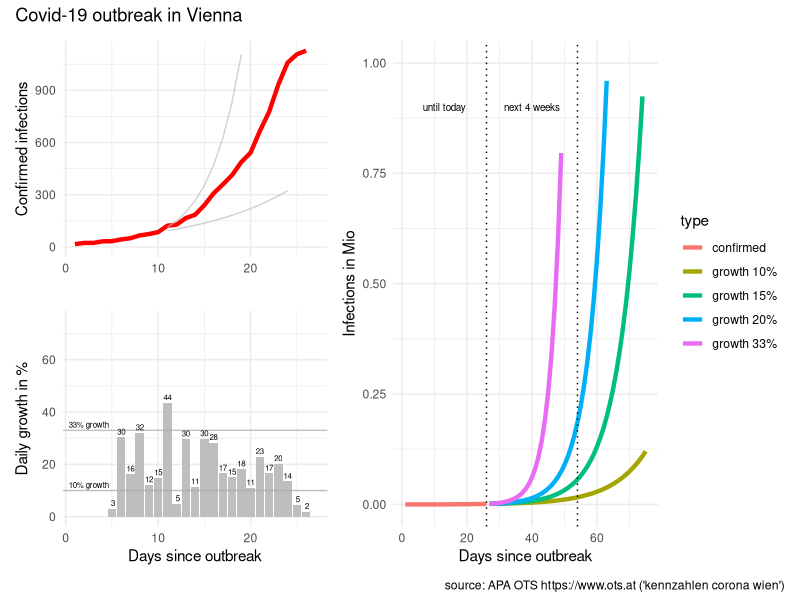
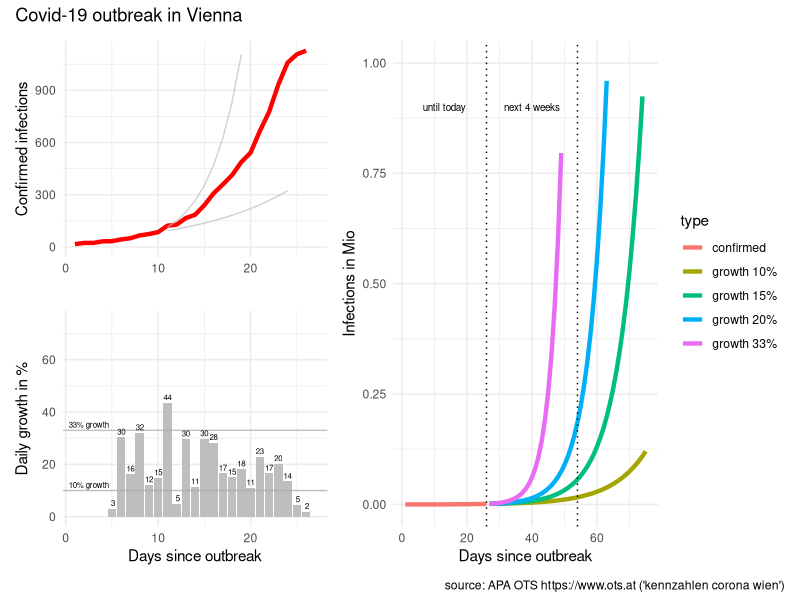

The R source for these figures, in order:
# packages
library(tidyverse)
library(scales)
library(patchwork)

# reported infections
# source: APA OTS (https://www.ots.at)
# keywords: "kennzahlen corona wien"
infected <- c(
   16, #"2020-03-05"
   23, #"2020-03-06"
   23, #"2020-03-07"
   32, #"2020-03-08"
   33, #"2020-03-09"
   43, #"2020-03-10"
   50, #"2020-03-11"
   66, #"2020-03-12"
   74, #"2020-03-13"
   85, #"2020-03-14"
  122, #"2020-03-15"
  128, #"2020-03-16"
  166, #"2020-03-17"
  185, #"2020-03-18"
  240, #"2020-03-19"
  308, #"2020-03-20"
  359, #"2020-03-21"
  413, #"2020-03-22"
  488, #"2020-03-23"
  542, #"2020-03-24"
  666, #"2020-03-25"
  776, #"2020-03-26"
  933, #"2020-03-27"
 1059, #"2020-03-28"
 1107, #"2020-03-29"
 1128  #"2020-03-30"
)

# prepare data
data <- tibble(infected = infected)

data <- data %>% 
  mutate(type = "confirmed",
         day = row_number()) %>% 
  arrange(day) %>% 
  mutate(new_abs = infected - lag(infected),
         new_pct = new_abs / lag(infected) * 100)

# predict
predict_corona <- function(data, infection_rate, days)  {
  
  future <- seq(from = max(data$day) + 1, to = max(data$day)+days-1)
  infected_all <- NULL
  infected_act <- max(data$infected)
  infected_predict <- NULL
  for (i in seq_along(future))  {
    infected_act <- infected_act * infection_rate
    infected_all <- c(infected_all, infected_act)
  }
  
  data2 <- tibble(type = paste0("growth ", (infection_rate-1)*100,"%"),
                  day = future, 
                  infected = infected_all)
  data2
  
} # predict_corona

# predict for different growth
predict_days <- 50 #57

data_50 <- data %>% 
  predict_corona(infection_rate = 1.50, days = predict_days)

data_40 <- data %>% 
  predict_corona(infection_rate = 1.40, days = predict_days)

data_33 <- data %>% 
  predict_corona(infection_rate = 1.33, days = predict_days)

data_20 <- data %>% 
  predict_corona(infection_rate = 1.20, days = predict_days)

data_15 <- data %>% 
  predict_corona(infection_rate = 1.15, days = predict_days)

data_10 <- data %>% 
  predict_corona(infection_rate = 1.10, days = predict_days)

# combine dataset
data_plot <- data %>% 
  bind_rows(data_33, data_20, data_15, data_10)


# visualise data
# infected
last_day <- length(data$infected)
p0 <- data_plot %>% 
  mutate(infected_M = infected / 1000000) %>%
  ggplot(aes(day, infected_M, color = type)) + 
  geom_line(size = 1.5) +
  geom_vline(xintercept = c(last_day, last_day + 28), 
             linetype = "dotted") +
  ylim(0,1) +
  xlab("Days since outbreak") +
  ylab("Infections in Mio") + 
  #ggtitle("Covid-19 outbreak in Vienna") +
  theme_minimal()+
  annotate("text", last_day/2, 0.9, 
           label = "until today", size = 2.5) +
  annotate("text", last_day+14, 0.9, 
           label = "next 4 weeks", size = 2.5)

#############################################

# data for reference line 33% growth (Austria)
data_line_start <- tibble(
  day = 10,
  infected = 85
)

# predict 10%/33% growth (days since 50 cases)
data_line10 <- predict_corona(
  data_line_start,
  infection_rate = 1.10,
  days = 15)

data_line33 <- predict_corona(
  data_line_start,
  infection_rate = 1.33,
  days = 15)

# infected
p1 <- data %>% 
  mutate(infected_M = infected / 1000000) %>% 
  ggplot(aes(day, infected)) + 
  geom_line(size = 1.5, color = "red") +
  geom_line(data = data_line10, 
            aes(day,infected), color = "grey", alpha = 0.7) +
  geom_line(data = data_line33, 
            aes(day,infected), color = "grey", alpha = 0.7) +
  xlim(c(1,length(infected)+1)) +
  #ylim(0,max(infected)) +
  scale_y_continuous(labels=function(x) format(x, big.mark = " ", scientific = FALSE),
                     limits=c(0,max(infected)) ) +
  #  xlab("Days since outbreak") +
  xlab("") +
  ylab("Confirmed infections") + 
#  ggtitle("Covid-19 outbreak in Vienna") +
  theme_minimal()
  
# daily growth infected
p2 <- data %>% 
  filter(day >= 5) %>% 
  ggplot(aes(day, new_pct)) +
  geom_col(fill = "grey") +
  geom_hline(yintercept = 10, color = "darkgrey", alpha = 0.7) +
  geom_hline(yintercept = 33, color = "darkgrey", alpha = 0.7) +
  geom_text(aes(day, new_pct, 
                label = paste0(format(new_pct, digits=1))),
            size = 2, vjust = "bottom", nudge_y = 1) +
  xlim(c(1,length(infected)+1)) +
  ylim(c(0,75)) +
  xlab("Days since outbreak") +
  ylab("Daily growth in %") + 
#  ggtitle("Covid-19 outbreak in Vienna") +
  theme_minimal() +
  annotate("text", 2.5, 10+1, 
           label = "10% growth",
           size = 2,vjust = "bottom")  +
  annotate("text", 2.5, 33+1, 
           label = "33% growth",
           size = 2,vjust = "bottom") 
  

# combine plots
p <- ((p1 / p2) | p0) + plot_annotation('Covid-19 outbreak in Vienna',
                            caption = "source: APA OTS https://www.ots.at ('kennzahlen corona wien')")
# plot
p

# save plot
p %>% ggsave(filename = "covid-19-vienna.png", 
             device = "png",
             width = 7, height = 4)
